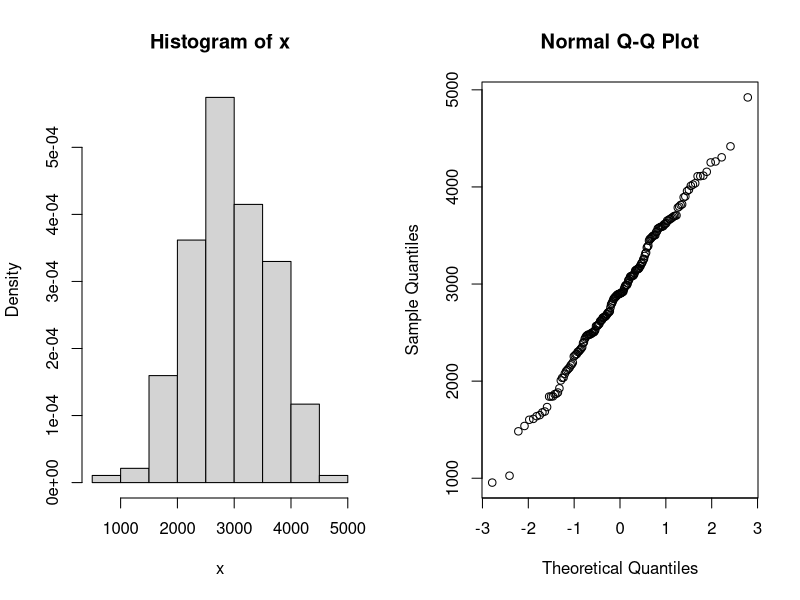
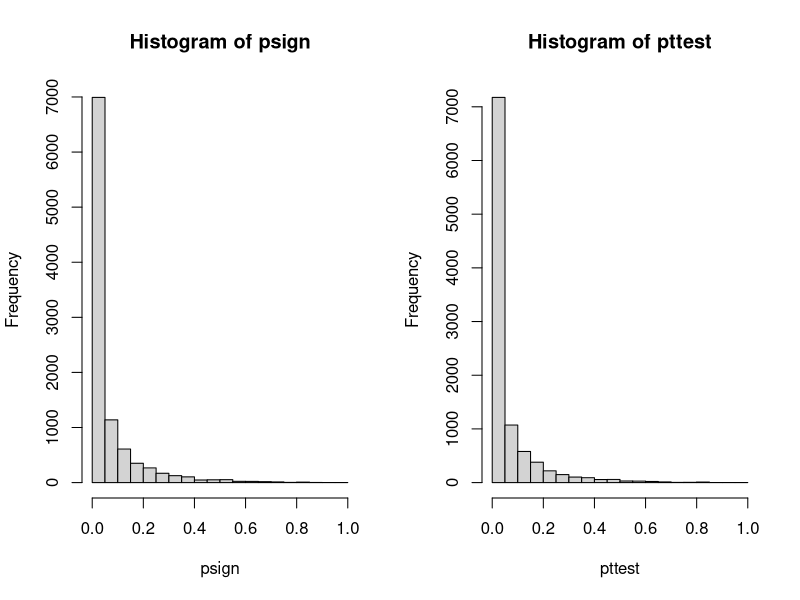
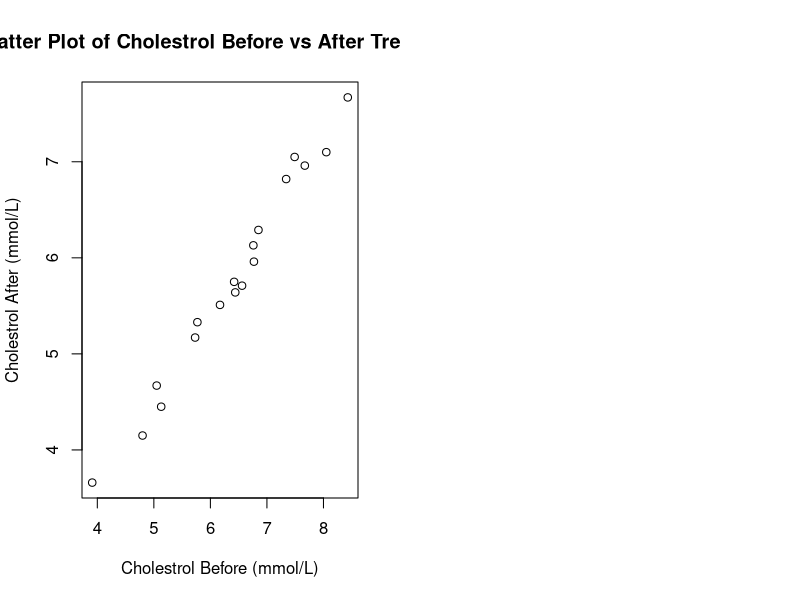
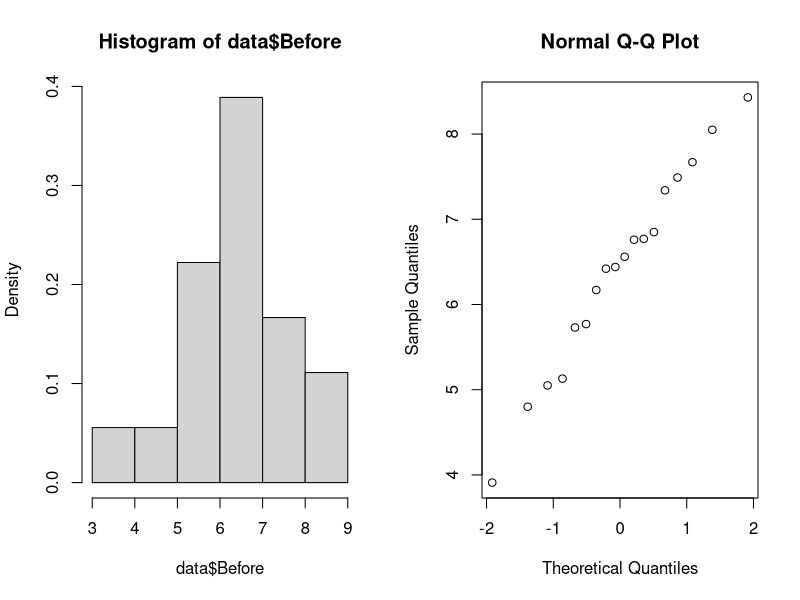
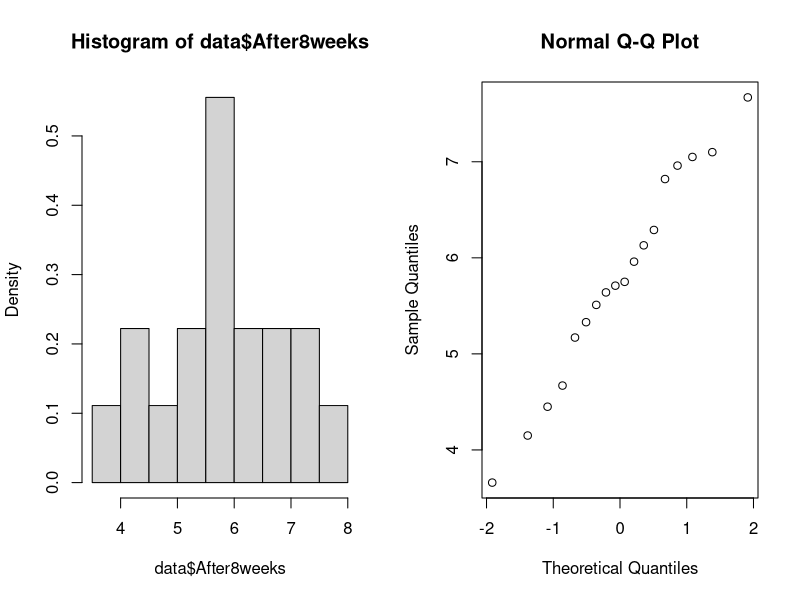
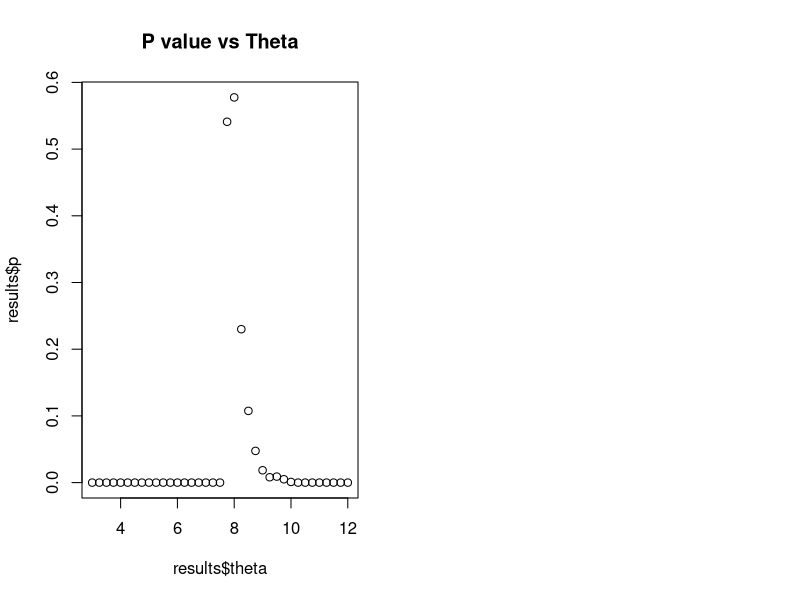
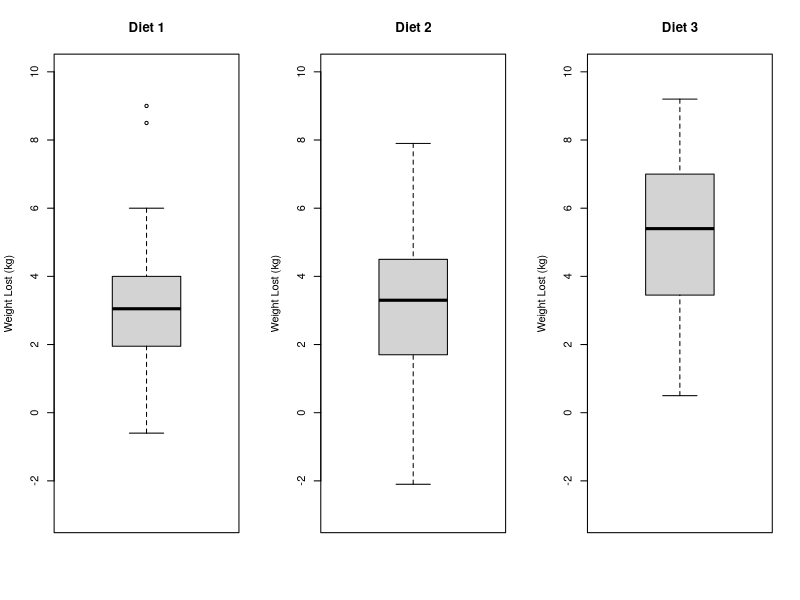
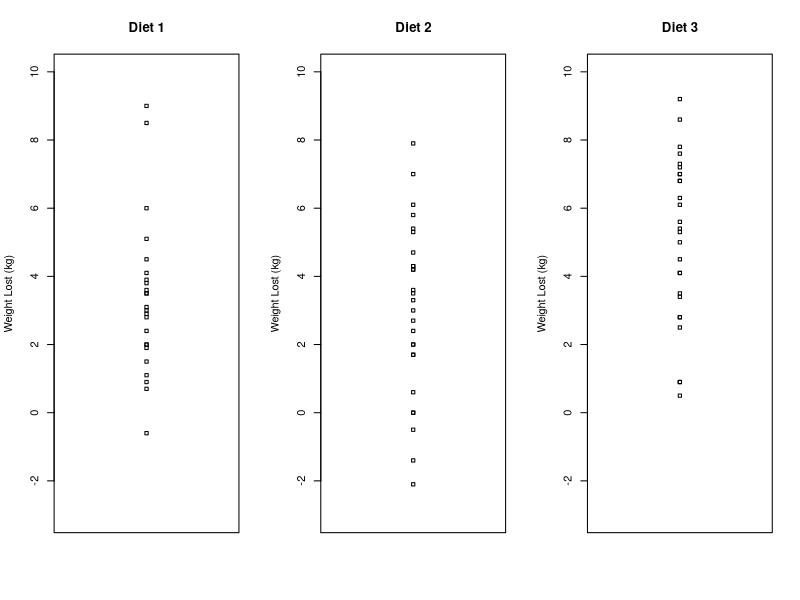

Here is the R script that generated these plots, in order:
## ---- chunk 1
data = read.table("birthweight.txt", header=T)
par(mfrow=c(1,2))
# use x as alias for the dataset
x = data$birthweight

# checking normality
hist(x, freq=F)
qqnorm(x)
shapiro.test(x)

t.test(x, conf.level=0.96)

# calculate min sample size needed
tval = qt(0.98, length(x))
m = 50
n = (tval * sd(x) / m) ** 2
print(sprintf("min sample size, n = %.2f", n))

## ---- chunk 2
B = 10000
Tstar = numeric(B)
for (i in 1:B){
  # sample with replacement, for a new sample of same length(x)
  Xstar = sample(x, replace=TRUE)
  Tstar[i] = mean(Xstar) 
}

Tstar02 = quantile(Tstar, 0.02)
Tstar04 = quantile(Tstar, 0.98)
print(sprintf("Bootstrap 96%% CI = [%.2f, %.2f]", Tstar02, Tstar04))
## ---- chunk 3
res = t.test(x, mu=2800, alt="g")
res #[[4]]
## ---- chunk 4
res = wilcox.test(x, mu=2800, alt="g")
res
## ---- chunk 5

B = 10000; n = length(x)
psign=numeric(B) ## will contain p-values of sign test
pttest=numeric(B) ## will contain p-values of t-test
for(i in 1:B) {
  y = rnorm(n, mean=mean(x),sd=sd(x)) ## generate data under H1 with mu=0.5
  mu = 2800
  pttest[i] = t.test(y, mu=mu, alternative="greater")[[3]] ## extract p-value
  psign[i] = wilcox.test(y, mu=mu, alt="g")[[3]]
  #psign[i] = binom.test(sum(x>0),n,p=0.5)[[3]]
} ## extract p-value
signPower = sum(psign<0.05) / B
tPower = sum(pttest<0.05) / B

print(sprintf("wilcox signed rank test power = %.4f, t-test power = %.4f", signPower, tPower))
par(mfrow=c(1,2))
hist(psign)
hist(pttest)

## ---- chunk 6
# compute pHat based on the data:
pHat = sum(x < 2600) / length(x)
n = length(x)
# compute z_{\alpha/2}
z = (pHat - 0.25) / sqrt((pHat * (1-pHat)) / n)
sprintf("pHat = %.5f, z = %.5f", pHat, z)
# compute alpha:
alpha = 2 * pnorm(z, lower.tail = F)
ciLevel = 1 - alpha
sprintf("confidence interval level = %.5f", ciLevel)

ciUpper = pHat + z * sqrt((pHat * (1-pHat)) / n)
ciLower = pHat - z * sqrt((pHat * (1-pHat)) / n)
sprintf("final confidence interval = [%.4f, %.4f]", ciLower, ciUpper)
## ---- chunk 7
prop.test(c(34, 28), c(95, 93))
#prop.test(c(34, 28), c(95, 93))
## ---- chunk 8
data = read.table("cholesterol.txt", header=T)

plot(data$Before, data$After8weeks, main="Scatter Plot of Cholestrol Before vs After Treatment", xlab="Cholestrol Before (mmol/L)", ylab="Cholestrol After (mmol/L)")

# checking normality:
par(mfrow=c(1,2))
hist(data$Before, freq=F)
qqnorm(data$Before)
shapiro.test(data$Before)

hist(data$After8weeks, freq=F)
qqnorm(data$After8weeks)
shapiro.test(data$After8weeks)
## ---- chunk 9
cor.test(data$Before, data$After8weeks)
## ---- chunk 10

## ---- chunk 11
xbar = mean(data$After8weeks)
s = sd(data$After8weeks)
n = length(data$After8weeks)
#qt(0.95, df=n-1)

m = qt(0.95, df=n-1) * (s / sqrt(n))
# compute CI for \bar{x}
xBarLow = xbar - m
xBarHigh = xbar + m
sprintf("CI for xbar = [%.4f, %.4f]", xBarLow, xBarHigh)

# use results to compute CI for \theta
thetaLow = 2 * xBarLow - 3
thetaHigh = 2 * xBarHigh - 3
sprintf("CI for theta = [%.4f, %.4f]", thetaLow, thetaHigh)
## ---- chunk 12
# returns TRUE if X ~Unif(3, theta) is plausible (p > 0.05)
doBootstrap = function (x, theta, makePlot=FALSE) {
  n = length(x)
  t = max(x)
  B = 4000
  tstar = numeric(B)
  for (i in 1:B) {
    xstar = runif(n, min=3, max=theta)
    tstar[i] = max(xstar)
  }
  
  pl = sum(tstar<t) / B
  pr = sum(tstar>t) / B
  p = 2 * min(pl, pr) # e.g. 0.038
  
  if (makePlot) {
  # make histogram:
    hist(tstar,prob=T, main="Histogram of tstar", freq=F)
    lines(rep(t,2), c(0,0.03), col="red", lwd=2)
    axis(1,t,expression(paste("t")))
    print(sprintf("p = %.4f", p))
  }
  #return(p >= 0.05);
  return(data.frame(theta=theta, p=p, valid=(p>=0.05)))
}

#results = data.frame(p=c(), valid=c())
results = NULL
for (theta in seq(3,12,0.25)){
  cur = 
    doBootstrap(data$After8weeks, theta, makePlot=FALSE)
  if (is.null(results)) {
    results = cur
  } else {
    results = rbind(results, cur)
  }
}
plot(results$theta, results$p, main="P value vs Theta")
results
#sprintf("res = %d", res)
## ---- chunk 13
data$After8weeks
res = binom.test(sum(data$After8weeks < 6), length(data$After8weeks), p=0.5, alt="g")
res
## ---- chunk 14
binom.test(sum(data$After8weeks < 4.5), length(data$After8weeks), p=0.25, alt="g")
## ---- chunk 15
data = read.table("diet.txt", header=T)
# compute weight lost
data$weightlost = data$preweight - data$weight6weeks

par(mfrow = c(1, 3))
ylim = c(-3, 10)
boxplot(dplyr::filter(data, diet == 1)$weightlost, main="Diet 1", ylab="Weight Lost (kg)", ylim=ylim)
boxplot(dplyr::filter(data, diet == 2)$weightlost, main="Diet 2", ylab="Weight Lost (kg)", ylim=ylim)
boxplot(dplyr::filter(data, diet == 3)$weightlost, main="Diet 3", ylab="Weight Lost (kg)", ylim=ylim)

stripchart(dplyr::filter(data, diet == 1)$weightlost, main="Diet 1", ylab="Weight Lost (kg)", ylim=ylim, vertical=T)
stripchart(dplyr::filter(data, diet == 2)$weightlost, main="Diet 2", ylab="Weight Lost (kg)", ylim=ylim, vertical=T)
stripchart(dplyr::filter(data, diet == 3)$weightlost, main="Diet 3", ylab="Weight Lost (kg)", ylim=ylim, vertical=T)
## ---- chunk 16
par(mfrow=c(1,2))
hist(data$preweight, freq=F)
qqnorm(data$preweight, main="Normal QQ plot: preweight")
shapiro.test(data$preweight)

hist(data$weight6weeks, freq=F)
qqnorm(data$weight6weeks, main="Normal QQ plot: weight6weeks")
shapiro.test(data$weight6weeks)

boxplot(data.frame(preweight=data$preweight, weightweeks6=data$weight6weeks))
## ---- chunk 17
binom.test(sum(data$weightlost < 0), length(data$weightlost), p=0.5, alt="two.sided")
## ---- chunk 18

## ---- chunk 19
library(MASS)
data = npk
#data
